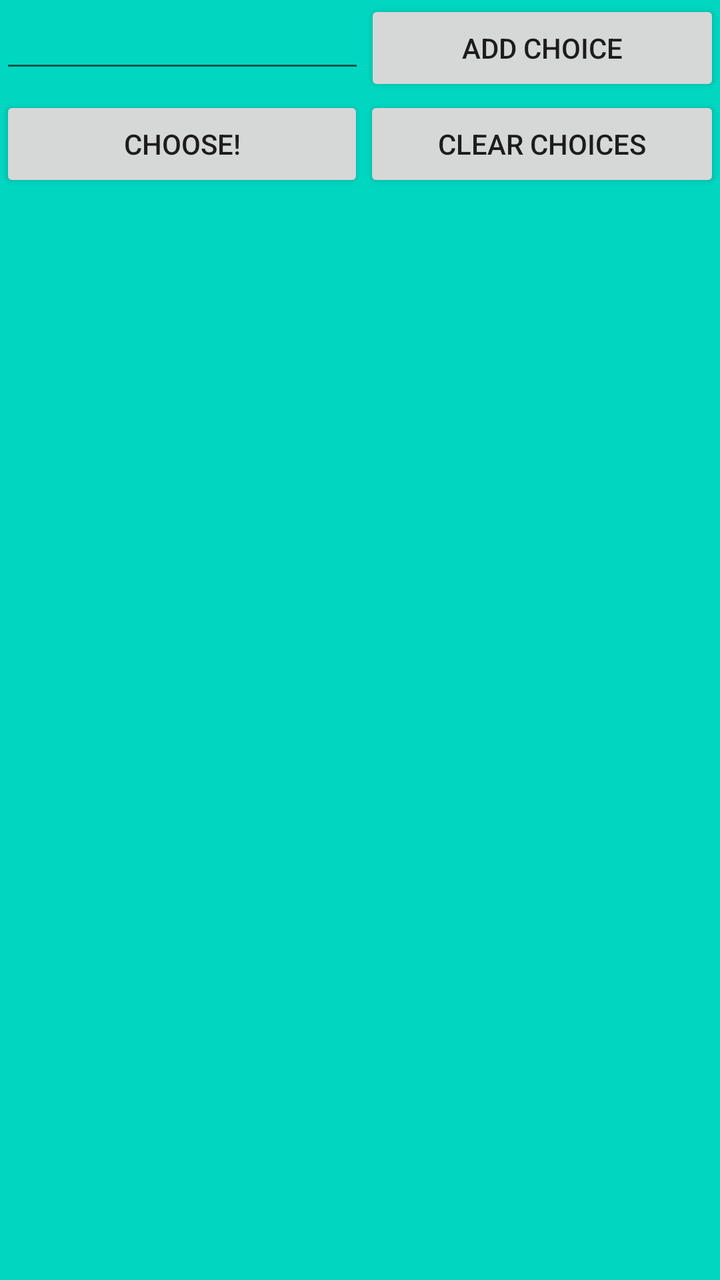
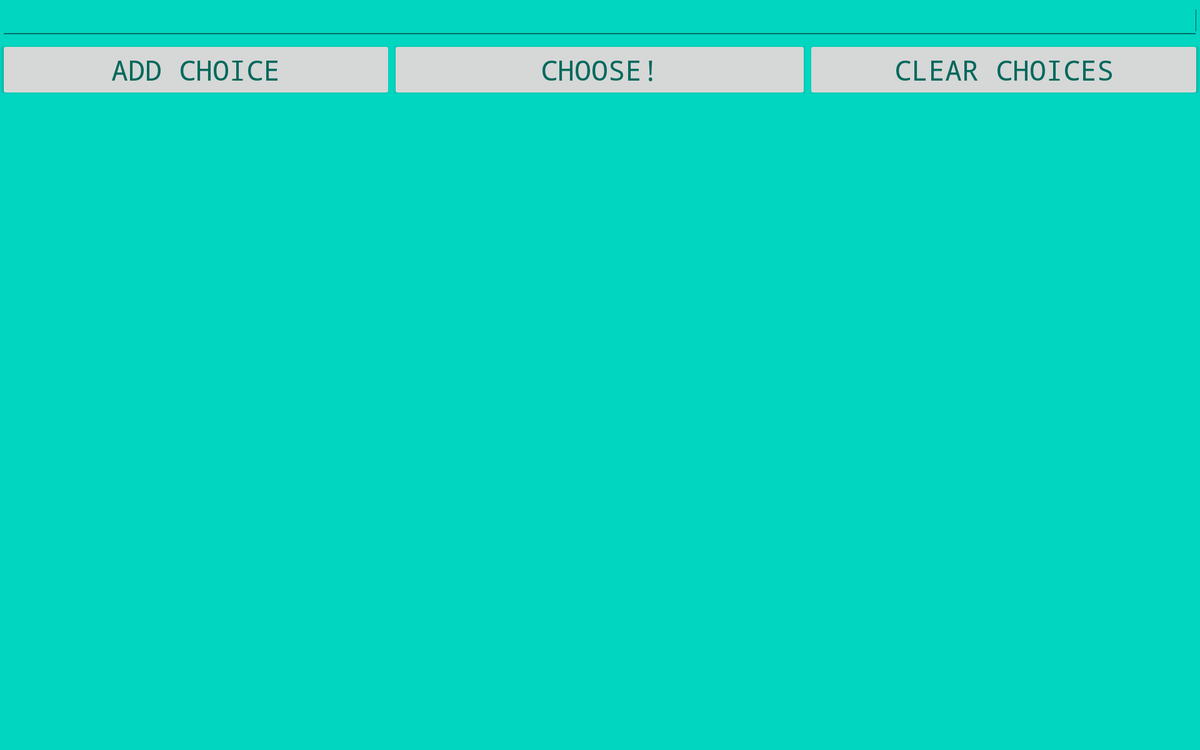

An Android layout and its configuration variant, each rendered on a device that would load it. The default file and the variant file are quoted in full after the pictures.
<!-- AndroidManifest.xml: application theme AppTheme -->
<!-- res/layout/choice.xml -->
<?xml version="1.0" encoding="utf-8"?>
<RelativeLayout xmlns:android="http://schemas.android.com/apk/res/android"
    android:layout_width="match_parent"
    android:layout_height="match_parent"
    android:background="@color/ColorPrimaryLight">


    <LinearLayout
        android:orientation="vertical"
        android:layout_width="match_parent"
        android:layout_height="match_parent">

        <LinearLayout
            android:orientation="horizontal"
            android:layout_width="match_parent"
            android:layout_height="wrap_content">

            <EditText
                android:id="@+id/editText"
                android:layout_width="0dp"
                android:layout_height="wrap_content"
                android:layout_weight="2.5"
                android:textColor="#00695C" />

            <Button
                android:id="@+id/addChoiceButton"
                style="?android:attr/buttonStyleSmall"
                android:layout_width="wrap_content"
                android:layout_height="wrap_content"
                android:text="@string/addChoiceButtonText"
                android:layout_weight="1" />
        </LinearLayout>

        <LinearLayout
            android:orientation="vertical"
            android:layout_width="fill_parent"
            android:layout_height="fill_parent">

            <LinearLayout
                android:orientation="horizontal"
                android:layout_width="match_parent"
                android:layout_height="wrap_content"
                android:layout_gravity="center_vertical">

                <Button
                    style="?android:attr/buttonStyleSmall"
                    android:layout_width="wrap_content"
                    android:layout_height="wrap_content"
                    android:text="@string/chooseButtonText"
                    android:id="@+id/chooseButton"
                    android:layout_gravity="center_horizontal"
                    android:layout_weight="2" />

                <Button
                    style="?android:attr/buttonStyleSmall"
                    android:layout_width="wrap_content"
                    android:layout_height="wrap_content"
                    android:text="@string/clearChoicesButtonText"
                    android:id="@+id/clearButton"
                    android:layout_weight="1" />
            </LinearLayout>

            <ListView
                android:id="@+id/listview"
                android:layout_width="fill_parent"
                android:layout_height="fill_parent" />

        </LinearLayout>

    </LinearLayout>

</RelativeLayout>
<!-- resources referenced by this layout -->
<resources>
  <color name="ColorPrimaryLight">#00d6c0</color>
  <string name="addChoiceButtonText">Add Choice</string>
  <string name="chooseButtonText">Choose!</string>
  <string name="clearChoicesButtonText">Clear Choices</string>
  <style name="AppTheme" parent="Theme.AppCompat.Light.DarkActionBar">
          
          <item name="windowActionBar">false</item>
          <item name="windowNoTitle">true</item>
  
          <item name="colorPrimary">@color/ColorPrimary</item>
          <item name="colorPrimaryDark">@color/ColorPrimaryDark</item>
          <item name="colorAccent">@color/tabsScrollColor</item>
          <item name="android:statusBarColor">@color/ColorPrimaryDark</item>
          <item name="android:navigationBarColor">@color/ColorPrimary</item>
      </style>
  <color name="ColorPrimary">#00897B</color>
  <color name="ColorPrimaryDark">#00695C</color>
  <color name="tabsScrollColor">#004D40</color>
</resources>
<!-- res/layout-xlarge/choice.xml (the repository's variant of the layout above) -->
<!-- drawn on a large tablet held sideways -->
<?xml version="1.0" encoding="utf-8"?>
<RelativeLayout xmlns:android="http://schemas.android.com/apk/res/android"
    android:layout_width="match_parent"
    android:layout_height="match_parent"
    android:background="@color/ColorPrimaryLight">


    <LinearLayout
        android:orientation="vertical"
        android:layout_width="match_parent"
        android:layout_height="match_parent">

        <LinearLayout
            android:orientation="horizontal"
            android:layout_width="match_parent"
            android:layout_height="wrap_content">

            <EditText
                android:id="@+id/editText"
                android:layout_width="0dp"
                android:layout_height="wrap_content"
                android:layout_weight="2.5"
                android:textColor="#00695C"
                android:textSize="20sp"
                android:inputType="textMultiLine"
                android:maxLines="3" />

        </LinearLayout>

        <LinearLayout
            android:orientation="vertical"
            android:layout_width="fill_parent"
            android:layout_height="fill_parent">

            <LinearLayout
                android:orientation="horizontal"
                android:layout_width="match_parent"
                android:layout_height="wrap_content"
                android:layout_gravity="center_vertical">

                <Button
                    android:id="@+id/addChoiceButton"
                    style="?android:attr/buttonStyleSmall"
                    android:layout_width="125dp"
                    android:layout_height="wrap_content"
                    android:text="@string/addChoiceButtonText"
                    android:layout_weight="1"
                    android:typeface="monospace"
                    android:textColor="@color/ColorPrimaryDark"
                    android:textSize="30sp" />

                <Button
                    style="?android:attr/buttonStyleSmall"
                    android:layout_width="wrap_content"
                    android:layout_height="wrap_content"
                    android:text="@string/chooseButtonText"
                    android:id="@+id/chooseButton"
                    android:layout_gravity="center_horizontal"
                    android:layout_weight="1"
                    android:typeface="monospace"
                    android:textColor="@color/ColorPrimaryDark"
                    android:textSize="30sp" />

                <Button
                    style="?android:attr/buttonStyleSmall"
                    android:layout_width="125dp"
                    android:layout_height="wrap_content"
                    android:text="@string/clearChoicesButtonText"
                    android:id="@+id/clearButton"
                    android:layout_weight="1"
                    android:typeface="monospace"
                    android:textColor="@color/ColorPrimaryDark"
                    android:textSize="30sp" />
            </LinearLayout>

            <ListView
                android:id="@+id/listView"
                android:layout_width="fill_parent"
                android:layout_height="fill_parent" />

        </LinearLayout>

    </LinearLayout>

</RelativeLayout>
<!-- resources referenced by the variant -->
<!-- as a large tablet held sideways resolves them -->
<resources>
  <color name="ColorPrimaryDark">#00695C</color>
  <color name="ColorPrimaryLight">#00d6c0</color>
  <string name="addChoiceButtonText">Add Choice</string>
  <string name="chooseButtonText">Choose!</string>
  <string name="clearChoicesButtonText">Clear Choices</string>
  <style name="AppTheme" parent="Theme.AppCompat.Light.DarkActionBar">
          
          <item name="windowActionBar">false</item>
          <item name="windowNoTitle">true</item>
  
          <item name="colorPrimary">@color/ColorPrimary</item>
          <item name="colorPrimaryDark">@color/ColorPrimaryDark</item>
          <item name="colorAccent">@color/tabsScrollColor</item>
          <item name="android:statusBarColor">@color/ColorPrimaryDark</item>
          <item name="android:navigationBarColor">@color/ColorPrimary</item>
      </style>
  <color name="ColorPrimary">#00897B</color>
  <color name="tabsScrollColor">#004D40</color>
</resources>
